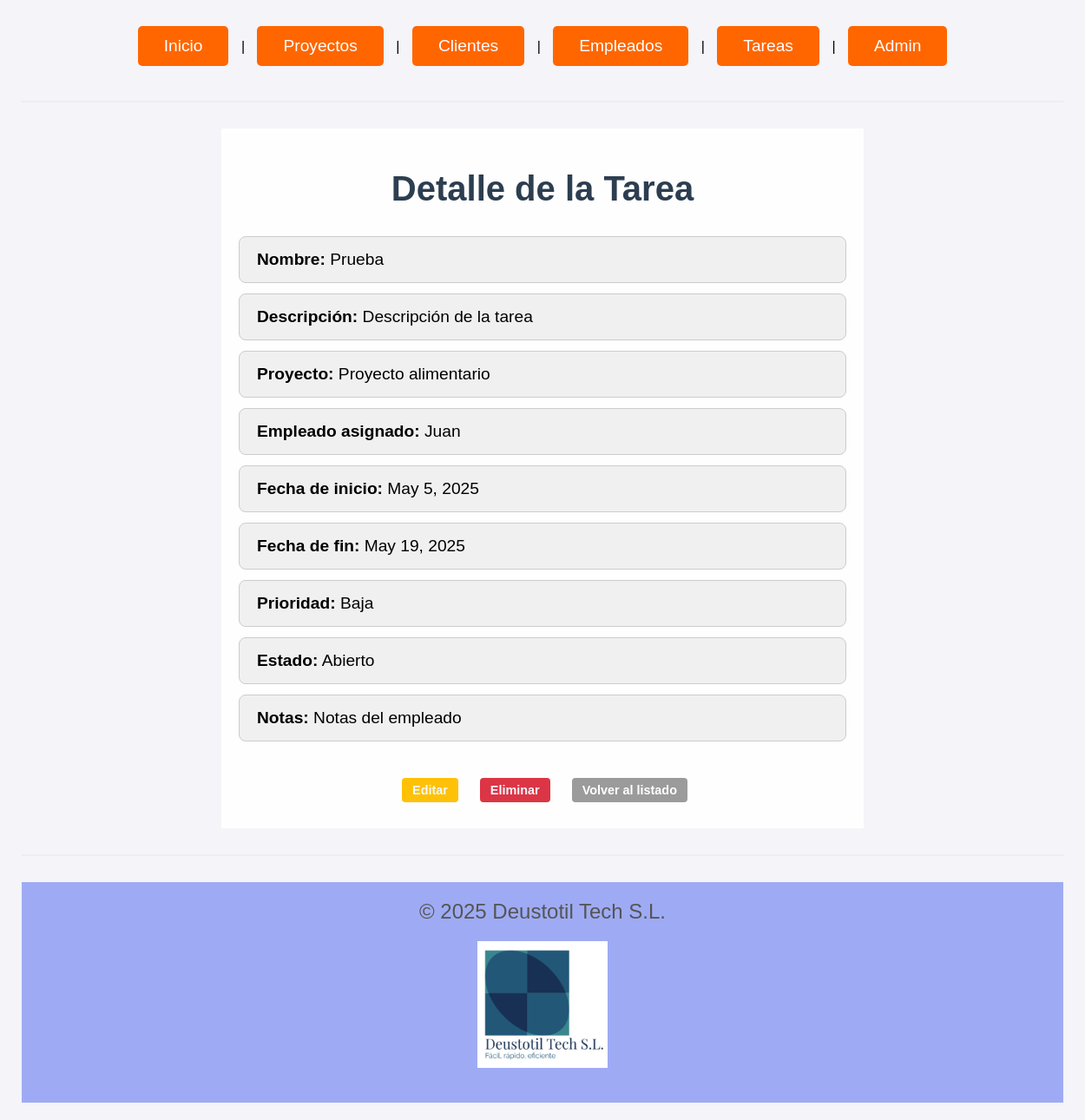
Before: /GP/tareas/4/ with the older database file.
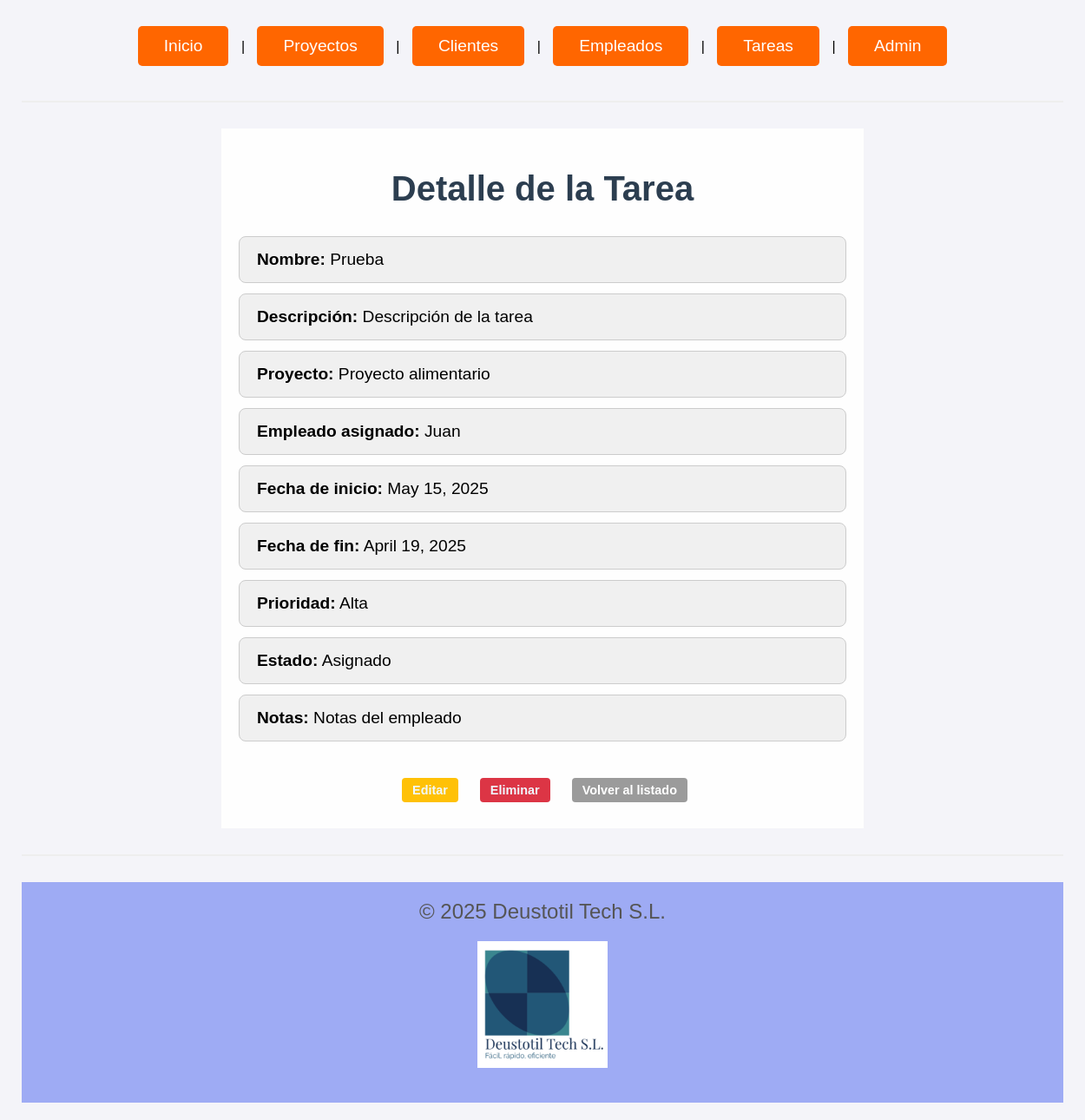
After: the same page with the newer database file.
### gestion_produccion_G6/models.py (models this page shows, shortened)
class Tarea(models.Model):
    proyecto = models.ForeignKey(Proyecto, on_delete=models.CASCADE)
    empleado = models.ForeignKey(Empleado, on_delete=models.CASCADE)
    nombre = models.CharField(max_length=50)
    descripcion = models.TextField(default="Descripción de la tarea")
    fecha_ini = models.DateField(default=datetime.date.today)
    fecha_fin = models.DateField(default=datetime.date.today)
    prioridad = models.CharField(
        max_length=20,
        choices=[
            ('Baja', 'Baja'),
            ('Media', 'Media'),
            ('Alta', 'Alta')],
        default='Baja'
    )
    estado = models.CharField(
        max_length=20,
        choices=[
            ('Abierto', 'Abierto'),
            ('Asignado', 'Asignado'),
            ('En proceso', 'En proceso'),
            ('Finalizada', 'Finalizada')
        ],
        default='Abierto'
    )
    notas = models.TextField(default="Notas del empleado")

class Proyecto(models.Model):
    nombre = models.CharField(max_length=50)
    descripcion = models.TextField(max_length=500, default="Descripción no proporcionada")
    fecha_ini = models.DateField(default=datetime.date.today)
    fecha_fin = models.DateField(default=datetime.date.today)
    presupuesto = models.IntegerField(default=0)
    responsables = models.ManyToManyField('Empleado', blank=True, related_name='proyectos_responsables')
    def __str__(self):
        return self.nombre

class Empleado(models.Model):
    dni = models.CharField(max_length=10, unique=True)
    nombre = models.CharField(max_length=50)
    apellidos = models.CharField(max_length=100)
    email = models.EmailField()
    telefono = models.CharField(max_length=15)
    def __str__(self):
        return self.nombre

### gestion_produccion_G6/views.py (the view)
# urls.py: path('tareas/<int:pk>/', views.TareaDetailView.as_view(), name='tarea_detail'),
class TareaDetailView(DetailView):
    model = Tarea
    template_name = 'tarea_detail.html'
    context_object_name = 'tarea'

### gestion_produccion_G6/templates/Tarea_detail.html
{% extends "base.html" %} {% block content %}
<h1>Detalle de la Tarea</h1>
<ul class="lista_general">
  <li class="lista"><strong>Nombre:</strong> {{ tarea.nombre }}</li>
  <li class="lista"><strong>Descripción:</strong> {{ tarea.descripcion }}</li>
  <li class="lista"><strong>Proyecto:</strong> {{ tarea.proyecto }}</li>
  <li class="lista">
    <strong>Empleado asignado:</strong> {{ tarea.empleado }}
  </li>
  <li class="lista"><strong>Fecha de inicio:</strong> {{ tarea.fecha_ini }}</li>
  <li class="lista"><strong>Fecha de fin:</strong> {{ tarea.fecha_fin }}</li>
  <li class="lista"><strong>Prioridad:</strong> {{ tarea.prioridad }}</li>
  <li class="lista"><strong>Estado:</strong> {{ tarea.estado }}</li>
  <li class="lista"><strong>Notas:</strong> {{ tarea.notas }}</li>
</ul>
<div class="botones_centrados">
  <a href="{% url 'tarea_update' tarea.pk %}" class="boton_editar">Editar</a>
  <a href="{% url 'tarea_delete' tarea.pk %}" class="boton_eliminar"
    >Eliminar</a
  >
  <a href="{% url 'tarea_list' %}" class="boton_cancelar">Volver al listado</a>
</div>
{% endblock %}

Changed rows visible on the page:
changed Tarea "Prueba": fecha_ini "May 5, 2025" → "May 15, 2025"; fecha_fin "May 19, 2025" → "April 19, 2025"; prioridad "Baja" → "Alta"; estado "Abierto" → "Asignado"
